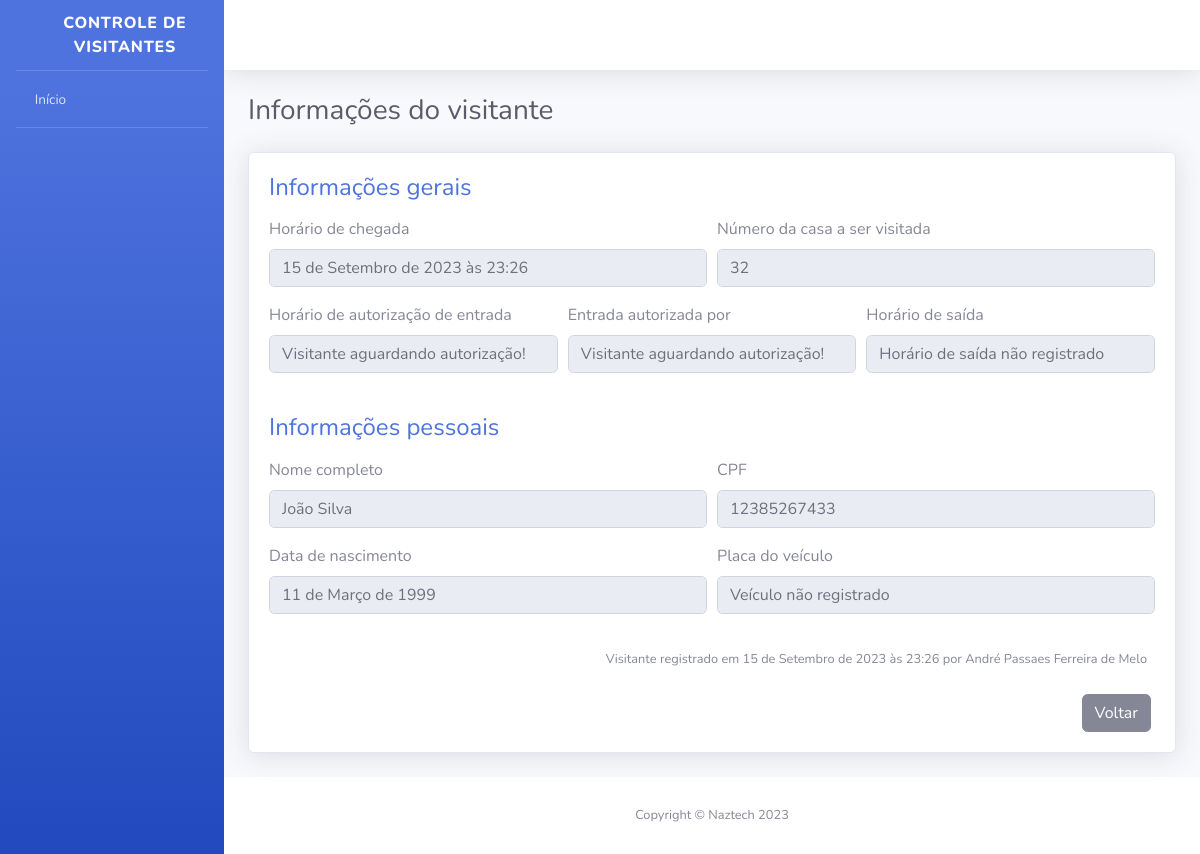
The app's page /visitors/1/ with its own data.
### visitantes/models.py (models this page shows, shortened)
class Visitor(models.Model):
    VISITOR_STATUS = [
        ("AGUARDANDO", "Aguardando autorização"),
        ("EM_VISITA", "Em visita"),
        ("FINALIZADO", "Visita Finalizada"),
    ]
    status = models.CharField(
        verbose_name="Status",
        max_length=10,
        choices=VISITOR_STATUS,
        default="AGUARDANDO"
    )
    full_name = models.CharField(
        verbose_name="Nome completo",
        max_length=100,
        blank=False,
        null=False
    )
    cpf = models.CharField(
        verbose_name="CPF",
        max_length=11,
        null=False
    )
    birth_date = models.DateField(
        verbose_name="Data de nascimento",
        auto_now_add=False,
        auto_now=False,
        null=False
    )
    house_number = models.PositiveSmallIntegerField(
        verbose_name="Número da casa a ser visitada",
    )
    license_plate = models.CharField(
        verbose_name="Placa do veículo",
        max_length=7,
        blank=True,
        null=True
    )
    arrival_time = models.DateTimeField(
        verbose_name="Horário de chegada na portaria",
        auto_now_add=True
    )
    leave_time = models.DateTimeField(
        verbose_name="Horário de saída da portaria",
        auto_now=False,
        blank=True,
        null=True
    )
    authorization_time = models.DateTimeField(
        verbose_name="Horário de autorização de entrada",
        auto_now=False,
        blank=True,
        null=True
    )
    responsible_resident = models.CharField(
        verbose_name="Nome do morador responsável por autorizar a entrada do visitante",
        max_length=194,
        blank=True,
    )
    registered_by = models.ForeignKey(
        "porteiros.Concierge",
        verbose_name="Responsável pelo registro",
        on_delete=models.PROTECT
    )
    def get_leave_time(self):
        if self.leave_time:
            return self.leave_time
        return "Horário de saída não registrado"
    def get_authorization_time(self):
        if self.authorization_time:
            return self.authorization_time
        return "Visitante aguardando autorização!"
    def get_responsible_resident(self):
        if self.responsible_resident:
            return self.responsible_resident
        return "Visitante aguardando autorização!"
    def get_license_plate(self):
        if self.license_plate:
            return self.license_plate
        return "Veículo não registrado"
    class Meta:
        verbose_name = "Visitor"
        verbose_name_plural = "Visitors"
        db_table = "visitor"

### porteiros/models.py (models this page shows)
class Concierge(models.Model):
    user = models.OneToOneField(
        "usuarios.User",
        verbose_name="Usuario",
        on_delete=models.PROTECT,
        null=False,
    )
    full_name = models.CharField(
        verbose_name="Nome Completo",
        max_length=194,
        null=False,
    )
    cpf = models.CharField(
        verbose_name="CPF",
        max_length=11,
        null=False,
    )
    phone = models.CharField(
        verbose_name="Telefone de Contato",
        max_length=11,
        null=False,
    )
    birth_date = models.DateField(
        verbose_name="Data de Nascimento",
        auto_now_add=False,
        auto_now=False,
        null=False,
    )
    class Meta:
        verbose_name = "Concierge"
        verbose_name_plural = "Concierges"
        db_table = "concierge"
    def __str__(self):
        return self.full_name

### visitantes/views.py (the view)
def visitor_information(request, id):
    visitor = get_object_or_404(Visitor, id=id)
    context = {
        "nome_pagina": "Informações do visitante",
        "visitor": visitor
    }
    return render(request, "visitor_information.html", context)

### templates/visitor_information.html
{% extends "base.html" %}
{% load widget_tweaks %}
{% block content %}
<div class="container">
    <div class="d-sm-flex align-items-center justify-content-between mb-4">
        <h1 class="h3 mb-0 text-gray-800">{{ nome_pagina }}</h1>
    </div>
    <div class="card shadow mb-4">
        <div class="card-body">
            <h4 class="mb-3 text-primary">
                Informações gerais
            </h4>
            <form>
                <div class="form-row">
                    <div class="form-group col-md-6">
                        <label>Horário de chegada</label>
                        <input type="text" class="form-control" value="{{ visitor.arrival_time }}" disabled>
                    </div>
                    <div class="form-group col-md-6">
                        <label>Número da casa a ser visitada</label>
                        <input type="text" class="form-control" value="{{ visitor.house_number }}" disabled>
                    </div>
                </div>
                <div class="form-row">
                    <div class="form-group col-md-4">
                        <label>Horário de autorização de entrada</label>
                        <input type="text" class="form-control" value="{{ visitor.get_authorization_time }}" disabled>
                    </div>
                    <div class="form-group col-md-4">
                        <label>Entrada autorizada por</label>
                        <input type="text" class="form-control" value="{{ visitor.get_responsible_resident }}" disabled>
                    </div>
                    <div class="form-group col-md-4">
                        <label>Horário de saída</label>
                        <input type="text" class="form-control" value="{{ visitor.get_leave_time }}" disabled>
                    </div>
                </div>
            </form>
            <h4 class="mb-3 mt-4 text-primary">
                Informações pessoais
            </h4>
            <form>
                <div class="form-row">
                    <div class="form-group col-md-6">
                        <label>Nome completo</label>
                        <input type="text" class="form-control" value="{{ visitor.full_name }}" disabled>
                    </div>
                    <div class="form-group col-md-6">
                        <label>CPF</label>
                        <input type="text" class="form-control" value="{{ visitor.cpf }}" disabled>
                    </div>
                </div>
                <div class="form-row">
                    <div class="form-group col-md-6">
                        <label>Data de nascimento</label>
                        <input type="text" class="form-control" value="{{ visitor.birth_date }}" disabled>
                    </div>
                    <div class="form-group col-md-6">
                        <label>Placa do veículo</label>
                        <input type="text" class="form-control" value="{{ visitor.get_license_plate }}" disabled>
                    </div>
                </div>
            </form>
            <p class="mr-2 mt-3 mb-4 text-right">
                <small>
                    Visitante registrado em {{ visitor.arrival_time }} por {{ visitor.registered_by }}
                </small>
            </p>
            <div class="mr-1 text-right">
                <a href="#" class="btn btn-secondary text-white" type="button">
                    <span class="text">Voltar</span>
                </a>
            </div>
        </div>
    </div>
</div>
{% endblock %}

### records on screen
Visitor: arrival_time "15 de Setembro de 2023 às 23:26", house_number "32", get_authorization_time "Visitante aguardando autorização!", get_responsible_resident "Visitante aguardando autorização!", get_leave_time "Horário de saída não registrado", full_name "João Silva", cpf "12385267433", birth_date "11 de Março de 1999", get_license_plate "Veículo não registrado", registered_by "André Passaes Ferreira de Melo"

### other values on screen
{{ nome_pagina }} "Informações do visitante"
